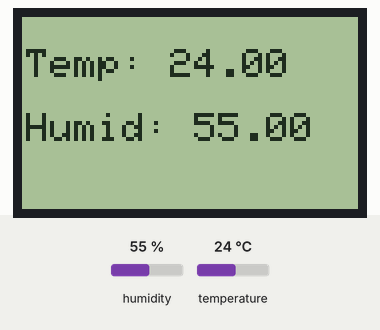
The sketch below on a simulated Arduino Uno, built with avr-gcc and run on an emulated ATmega328P. Parts: 84×48 one-colour display. The inputs (shaded band) are chosen by the test bench; at power-on: temperature 24 °C, humidity 55 %. What the sketch prints to the serial monitor is not drawn.

Above: at 2.9 s.
3.0 s: temperature set to 33 °C
At 5.5 s:
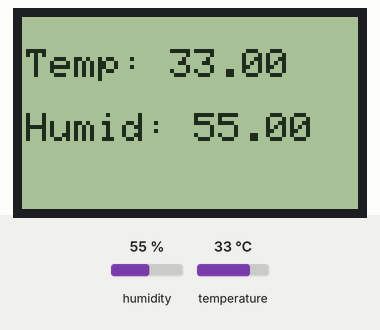
5.8 s: humidity set to 22 %
At 7.6 s:
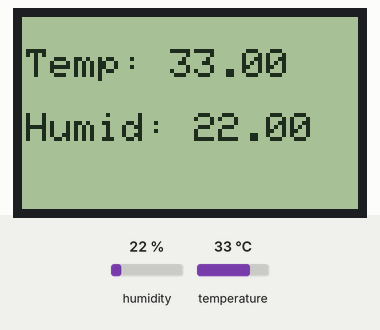
12.0 s: temperature set to 41 °C
At 13.1 s:
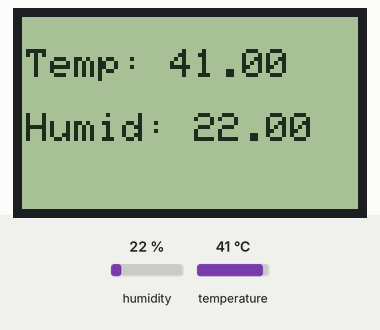
18.2 s: temperature set to 12 °C
At 19.5 s:
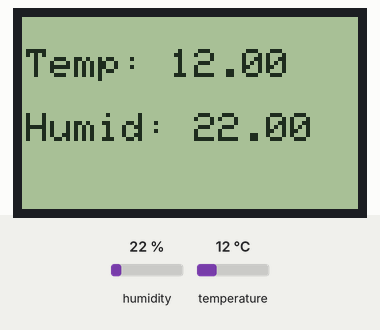
24.4 s: humidity set to 40 %
At 25.7 s:
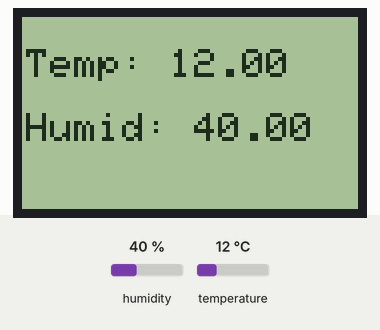
30.6 s: temperature set to 41 °C
At 32.5 s:
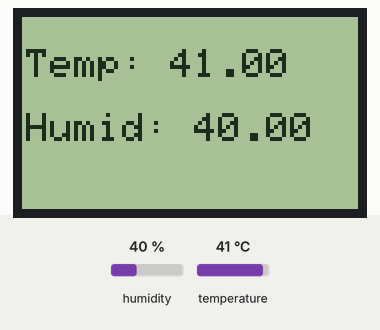
Timing chart, 0 to 34.0 s (numbered marks = the images above; inputs shaded):
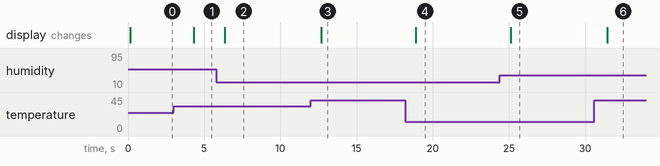

The sketch:

project2.ino
```cpp
#include <Nokia_LCD.h>
#include "DHT.h"
#define DHTPIN A0
#define DHTTYPE DHT11
DHT dht(DHTPIN, DHTTYPE);
Nokia_LCD lcd(2 /* CLK */, 3 /* DIN */, 4 /* DC */, 5 /* CE */, 6 /* RST */ /* BL */);

void setup() {
  Serial.begin(9600);
  dht.begin();
  lcd.begin();
  // Turn on the backlight
  // lcd.setBacklight(true);
  lcd.setContrast(60);
  // lcd.clear();
  lcd.clear();
  lcd.setBacklight(false);
  // Set the contrast
  //lcd.setContrast(60);  // Good values are usualy between 40 and 60
  // Clear the screen by filling it with black pixels
  //lcd.setCursor(5, 2);
  //lcd.setInverted(false);
  //lcd.print("h");

}

void loop() {
  float h = dht.readHumidity();
  // Read temperature as Celsius (the default)
  float t = dht.readTemperature();
  // Read temperature as Fahrenheit (isFahrenheit = true)
  float f = dht.readTemperature(true);
  float hif = dht.computeHeatIndex(f, h);
  // Compute heat index in Celsius (isFahreheit = false)
  float hic = dht.computeHeatIndex(t, h, false);
  if (isnan(h) || isnan(t) || isnan(f)) {
    Serial.println(F("Failed to read from DHT sensor!"));
    lcd.setCursor(1, 1);
    lcd.print("Failed to read from DHT sensor!");
    lcd.clear();
    return;
  }
  if (!isnan(h) && !isnan(t) && !isnan(f) ){
    lcd.clear();
    lcd.setCursor(1, 1);
    lcd.setInverted(false);
    lcd.print("Temp: ");
    lcd.print(t);
    lcd.setCursor(1, 3);
    lcd.print("Humid: ");
    lcd.print(h);
    //lcd.clear();
    Serial.print(F("Humidity: "));
    Serial.print(h);
    Serial.print(F("%  Temperature: "));
    Serial.print(t);
    Serial.print(F("°C "));
    Serial.print(f);
    Serial.print(F("°F  Heat index: "));
    Serial.print(hic);
    Serial.print(F("°C "));
    Serial.print(hif);
    Serial.println(F("°F"));
  }
}
```

Measured:
- after the input at 3.0 s, the display: changes after 1.3 s (image 1)
- after the input at 5.8 s, the display: changes after 0.56 s (image 2)
- after the input at 12.0 s, the display: changes after 0.68 s (image 3)
- after the input at 18.2 s, the display: changes after 0.69 s (image 4)
- after the input at 24.4 s, the display: changes after 0.73 s (image 5)
- after the input at 30.6 s, the display: changes after 0.85 s (image 6)
